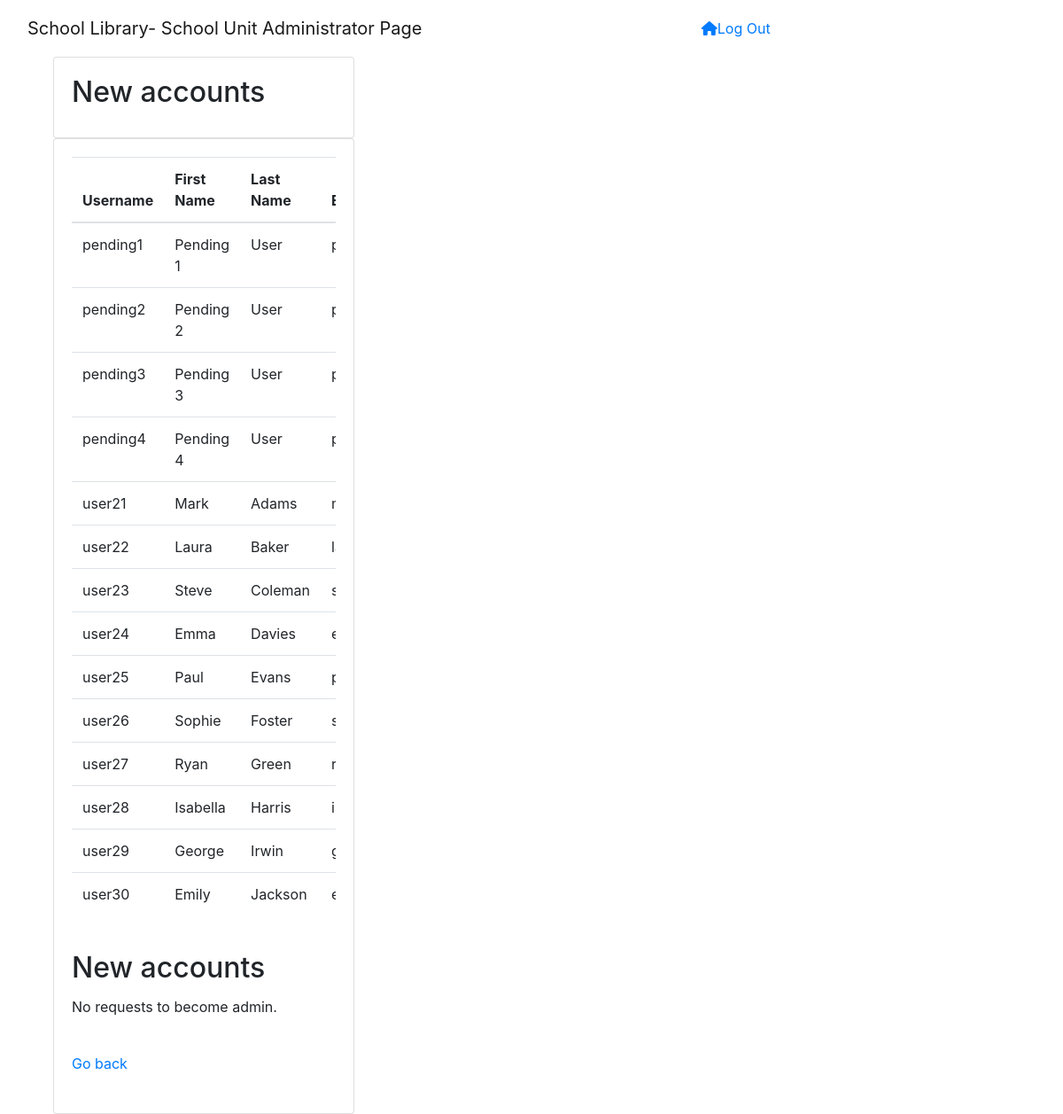
The app's page /admin/account_requests.php with its own data.
### tables this page shows
create table if not exists Users ( 
	Username Varchar(30) not null,
	Password Varchar(30) not null,
	First_Name Varchar(30) not null,
	Last_Name Varchar(30) not null,
	Status Enum ('Student', 'Teacher', 'Admin', 'Central Admin', 'Suspended', 'Banned') not null,
	Status2 Enum ('Pending', 'Accepted', 'Requesting') default 'Pending',
	Phone_number Integer not null,
	Email Varchar(30) not null,
	Books_Lended Integer not null default 0,
	Books_Owed Integer not null default 0,
	School_Name Varchar(30) not null,
	Registration_Date timestamp default CURRENT_TIMESTAMP,
	Last_Update timestamp default CURRENT_TIMESTAMP,
	primary key(Username),
	CONSTRAINT fk_User_School
		FOREIGN KEY (School_Name)
		REFERENCES School (Name)
		ON DELETE RESTRICT
		ON UPDATE CASCADE
);

### admin/account_requests.php (the view, shortened to what this page needs)
<!DOCTYPE HTML>
<html lang = "en">
<head>
    <link rel = "stylesheet" href = "css/styles.css">
    <link rel = "stylesheet" href = "https://cdnjs.cloudflare.com/ajax/libs/font-awesome/6.0.0/css/all.min.css">
    <link rel = "stylesheet" href = "bootstrap/css/bootstrap.min.css">
</head>
<body>
    <nav class="navbar navbar-light navbar-expand-md" id="nav-bar">
        <div id="navbar-div" class="container-fluid">
            <a class="navbar-brand" id="nav-bar-text">School Library- School Unit Administrator Page</a>
            <a id="navbar-items" href="index.php">
                <i class="fa fa-home "></i>Log Out
            </a>
            <br><br>
        </div>
    </nav>
    <div class="container">
        <div class="row" id="row">
            <div class="col-md-12">
            <div class="col-md-4">
                <div class="card" id="card-container-layout">
                    <div class="card-body" id="card">
                        <h2 class="card-title">New accounts</h2>
                    </div>
                </div>
                <div class="card" id="card-container">
                    <div class="card-body" id="card">
                        <?php
                        $conn = OpenCon();
                        $query = "SELECT Username, First_Name, Last_Name, Email FROM Users WHERE Status2='Pending'";
                        $result = mysqli_query($conn, $query);
                        if(mysqli_num_rows($result) == 0){
                            echo '<p>No new accounts.</p>';
                        }
                        else{
                            echo '<div class="table-responsive">';
                                echo '<table class="table">';
                                    echo '<thead>';
                                        echo '<tr>';
                                            echo '<th>Username</th>';
                                            echo '<th>First Name</th>';
                                            echo '<th>Last Name</th>';
                                            echo '<th>Email</th>';
                                        echo '</tr>';
                                    echo '</thead>';
                                    echo '<tbody>';
                                    while($row = mysqli_fetch_row($result)){
                                        echo '<tr>';
                                            echo '<td>' . $row[0] . '</td>';
                                            echo '<td>' . $row[1] . '</td>';
                                            echo '<td>' . $row[2] . '</td>';
                                            echo '<td>' . $row[3] . '</td>';
                                        echo '</tr>';
                                    }
                                    echo '</tbody>';
                                echo '</table>';
                            echo '</div><br>';
                        }
                        echo "<h2 class=\"card-title\">New accounts</h2>";
                        $query = "SELECT Username, First_Name, Last_Name, Email FROM Users WHERE Status2='Requesting'";
                        $result = mysqli_query($conn, $query);
                        if(mysqli_num_rows($result) == 0){
                            echo '<p>No requests to become admin.</p>';
                        }
                        ?>
                        <br>
                        <a type="button" href="./Admin.php">Go back</a>
                    </div> <br>
                </div>
            </div>
        </div>
    </div>
</body>
</html>

### records on screen
users: Username "pending1", First_Name "Pending 1", Last_Name "User"
users: Username "pending2", First_Name "Pending 2", Last_Name "User"
users: Username "pending3", First_Name "Pending 3", Last_Name "User"
users: Username "pending4", First_Name "Pending 4", Last_Name "User"
users: Username "user21", First_Name "Mark", Last_Name "Adams"
users: Username "user22", First_Name "Laura", Last_Name "Baker"
users: Username "user23", First_Name "Steve", Last_Name "Coleman"
users: Username "user24", First_Name "Emma", Last_Name "Davies"
users: Username "user25", First_Name "Paul", Last_Name "Evans"
users: Username "user26", First_Name "Sophie", Last_Name "Foster"
users: Username "user27", First_Name "Ryan", Last_Name "Green"
users: Username "user28", First_Name "Isabella", Last_Name "Harris"
users: Username "user29", First_Name "George", Last_Name "Irwin"
users: Username "user30", First_Name "Emily", Last_Name "Jackson"
